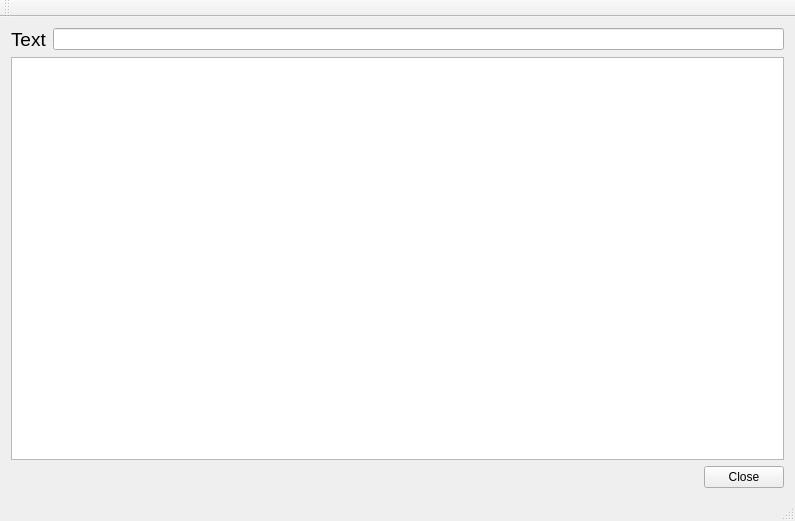
<?xml version="1.0" encoding="UTF-8"?>
<ui version="4.0">
 <class>MainWindow</class>
 <widget class="QMainWindow" name="MainWindow">
  <property name="geometry">
   <rect>
    <x>0</x>
    <y>0</y>
    <width>795</width>
    <height>521</height>
   </rect>
  </property>
  <property name="windowTitle">
   <string>Simple test task for STC</string>
  </property>
  <widget class="QWidget" name="centralWidget">
   <layout class="QGridLayout" name="gridLayout">
    <item row="2" column="0">
     <layout class="QHBoxLayout" name="horizontalLayout_2">
      <item>
       <spacer name="horizontalSpacer">
        <property name="orientation">
         <enum>Qt::Horizontal</enum>
        </property>
        <property name="sizeHint" stdset="0">
         <size>
          <width>40</width>
          <height>20</height>
         </size>
        </property>
       </spacer>
      </item>
      <item>
       <widget class="QPushButton" name="closeButton">
        <property name="text">
         <string>Close</string>
        </property>
       </widget>
      </item>
     </layout>
    </item>
    <item row="0" column="0">
     <layout class="QHBoxLayout" name="horizontalLayout">
      <item>
       <widget class="QLabel" name="label">
        <property name="font">
         <font>
          <pointsize>14</pointsize>
         </font>
        </property>
        <property name="text">
         <string>Text</string>
        </property>
       </widget>
      </item>
      <item>
       <widget class="QLineEdit" name="textBar"/>
      </item>
     </layout>
    </item>
    <item row="1" column="0">
     <widget class="QTextBrowser" name="textBrowser"/>
    </item>
   </layout>
  </widget>
  <widget class="QMenuBar" name="menuBar">
   <property name="geometry">
    <rect>
     <x>0</x>
     <y>0</y>
     <width>795</width>
     <height>21</height>
    </rect>
   </property>
  </widget>
  <widget class="QToolBar" name="mainToolBar">
   <attribute name="toolBarArea">
    <enum>TopToolBarArea</enum>
   </attribute>
   <attribute name="toolBarBreak">
    <bool>false</bool>
   </attribute>
  </widget>
  <widget class="QStatusBar" name="statusBar"/>
 </widget>
 <layoutdefault spacing="6" margin="11"/>
 <resources/>
 <connections>
  <connection>
   <sender>closeButton</sender>
   <signal>clicked()</signal>
   <receiver>MainWindow</receiver>
   <slot>close()</slot>
   <hints>
    <hint type="sourcelabel">
     <x>537</x>
     <y>454</y>
    </hint>
    <hint type="destinationlabel">
     <x>397</x>
     <y>260</y>
    </hint>
   </hints>
  </connection>
  <connection>
   <sender>textBar</sender>
   <signal>textChanged(QString)</signal>
   <receiver>textBrowser</receiver>
   <slot>setText(QString)</slot>
   <hints>
    <hint type="sourcelabel">
     <x>151</x>
     <y>74</y>
    </hint>
    <hint type="destinationlabel">
     <x>167</x>
     <y>208</y>
    </hint>
   </hints>
  </connection>
 </connections>
</ui>
